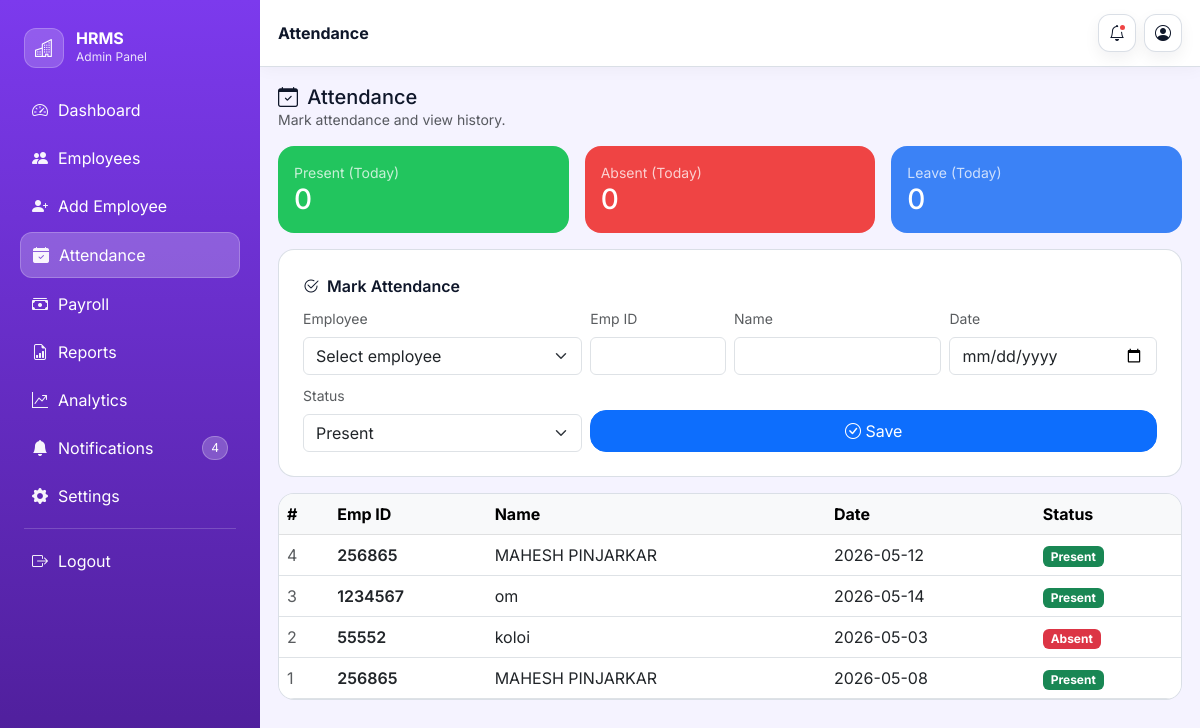
/attendance (signed in), run on the app's committed database.
### tables this page shows
CREATE TABLE attendance (
        id INTEGER PRIMARY KEY AUTOINCREMENT,
        emp_id TEXT,
        name TEXT,
        date TEXT,
        status TEXT
    );

### app.py (the view, shortened to what this page needs)
@app.route("/attendance", methods=["GET", "POST"])
@login_required
def attendance():
    conn = sqlite3.connect(DB_PATH)
    cursor = conn.cursor()
    cursor.execute("SELECT * FROM attendance ORDER BY id DESC")
    data = cursor.fetchall()
    cursor.execute("SELECT emp_id, name FROM employees ORDER BY name")
    employees = cursor.fetchall()
    today = date.today().isoformat()
    cursor.execute("SELECT COUNT(*) FROM attendance WHERE date=? AND status='Present'", (today,))
    p = cursor.fetchone()[0]
    cursor.execute("SELECT COUNT(*) FROM attendance WHERE date=? AND status='Absent'", (today,))
    a = cursor.fetchone()[0]
    cursor.execute("SELECT COUNT(*) FROM attendance WHERE date=? AND status='Leave'", (today,))
    l = cursor.fetchone()[0]
    conn.close()
    return render_template(
        "attendance.html",
        data=data,
        employees=employees,
        present_today=p,
        absent_today=a,
        leave_today=l,
    )

### app.py (called while the page is built)
def login_required(view):
    @wraps(view)
    def wrapped(*args, **kwargs):
        if 'admin' not in session:
            return redirect(url_for("login"))
        return view(*args, **kwargs)
    return wrapped

@app.context_processor
def inject_theme():
    data = {"theme": session.get("theme", "Purple")}
    if 'admin' in session:
        try:
            conn = sqlite3.connect(DB_PATH)
            cursor = conn.cursor()
            cursor.execute("SELECT COUNT(*) FROM notifications WHERE status='unread'")
            data["notif_count"] = cursor.fetchone()[0]
            conn.close()
        except Exception:
            data["notif_count"] = 0
    return data

### templates/attendance.html (shortened to what this page needs)
{% extends "base.html" %}
{% set title = "Attendance - HRMS" %}
{% set page_title = "Attendance" %}
{% set active_page = "attendance" %}
{% block content %}
  <div class="d-flex flex-wrap gap-2 align-items-center justify-content-between mb-3">
    <div>
      <div class="h5 mb-0"><i class="bi bi-calendar-check me-1"></i> Attendance</div>
      <div class="text-muted small">Mark attendance and view history.</div>
    </div>
  </div>
  <div class="row g-3 mb-3">
    <div class="col-md-4">
      <div class="panel p-3 rounded-4 text-white" style="background:#22c55e;border:none;">
        <div class="opacity-75 small">Present (Today)</div>
        <div class="h3 mb-0">{{ present_today }}</div>
      </div>
    </div>
    <div class="col-md-4">
      <div class="panel p-3 rounded-4 text-white" style="background:#ef4444;border:none;">
        <div class="opacity-75 small">Absent (Today)</div>
        <div class="h3 mb-0">{{ absent_today }}</div>
      </div>
    </div>
    <div class="col-md-4">
      <div class="panel p-3 rounded-4 text-white" style="background:#3b82f6;border:none;">
        <div class="opacity-75 small">Leave (Today)</div>
        <div class="h3 mb-0">{{ leave_today }}</div>
      </div>
    </div>
  </div>
  <div class="panel p-4 rounded-4 mb-3">
    <div class="fw-semibold mb-2"><i class="bi bi-check2-circle me-1"></i> Mark Attendance</div>
    <form method="POST">
      <div class="row g-2">
        <div class="col-md-4">
          <label class="form-label small text-muted">Employee</label>
          <select id="empSelect" class="form-select">
            <option value="">Select employee</option>
          </select>
        </div>
        <div class="col-md-2">
          <label class="form-label small text-muted">Emp ID</label>
          <input id="emp_id" name="emp_id" class="form-control" required>
        </div>
        <div class="col-md-3">
          <label class="form-label small text-muted">Name</label>
          <input id="name" name="name" class="form-control" required>
        </div>
        <div class="col-md-3">
          <label class="form-label small text-muted">Date</label>
          <input type="date" name="date" class="form-control">
        </div>
        <div class="col-md-4">
          <label class="form-label small text-muted">Status</label>
          <select name="status" class="form-select">
            <option>Present</option>
          </select>
        </div>
        <div class="col-md-8 d-flex align-items-end">
          <button class="btn btn-primary w-100 py-2 rounded-4">
            <i class="bi bi-check-circle"></i> Save
          </button>
        </div>
      </div>
    </form>
  </div>
  <div class="panel p-0 rounded-4 overflow-hidden">
    <div class="table-responsive">
      <table class="table table-hover align-middle mb-0">
        <thead class="table-light">
          <tr>
            <th>#</th>
            <th>Emp ID</th>
            <th>Name</th>
            <th>Date</th>
            <th>Status</th>
          </tr>
        </thead>
        <tbody>
          {% for row in data %}
            <tr>
              <td class="text-muted">{{ row[0] }}</td>
              <td class="fw-semibold">{{ row[1] }}</td>
              <td>{{ row[2] }}</td>
              <td>{{ row[3] }}</td>
              <td>
                {% if row[4] == 'Present' %}
                  <span class="badge text-bg-success">Present</span>
                {% elif row[4] == 'Absent' %}
                  <span class="badge text-bg-danger">Absent</span>
                {% else %}
                  <span class="badge text-bg-primary">Leave</span>
                {% endif %}
              </td>
            </tr>
          {% else %}
            <tr><td colspan="5" class="text-center text-muted py-4">No attendance records.</td></tr>
          {% endfor %}
        </tbody>
      </table>
    </div>
  </div>
{% endblock %}

### static/css/app.css (style rules this page uses)
:root { --bg: #f5f3ff; --surface: #ffffff; --muted: #64748b; --text: #0f172a; --border: rgba(148,163,184,.35); --primary: #7c3aed; --primary-2: #5b21b6; --shadow: 0 10px 25px rgba(15, 23, 42, 0.08); }
body { font-family: Inter, "Segoe UI", system-ui, -apple-system, Arial, sans-serif; background: var(--bg); color: var(--text); }
.theme-purple { --bg:#f5f3ff; --surface:#ffffff; --text:#0f172a; --primary:#7c3aed; --primary-2:#4c1d95; }
.panel { background: var(--surface); border:1px solid var(--border); }

### data on the page
attendance: id "4", emp "256865", name "MAHESH PINJARKAR", date "2026-05-12", status "Present"
attendance: id "3", emp "1234567", name "om", date "2026-05-14", status "Present"
attendance: id "2", emp "55552", name "koloi", date "2026-05-03", status "Absent"
attendance: id "1", emp "256865", name "MAHESH PINJARKAR", date "2026-05-08", status "Present"

### other printed values
{{ notif_count }} "4"
{{ page_title }} "Attendance"
{{ present_today }} "0"
{{ absent_today }} "0"
{{ leave_today }} "0"
